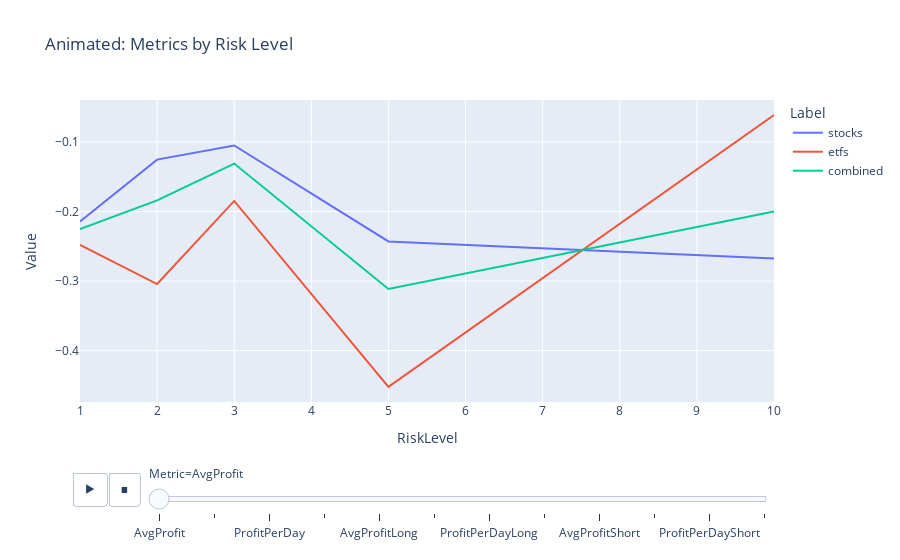

The notebook cell saved with this chart:
### Code cell
# Reshape for animation
melted = df.melt(id_vars=['Label', 'RiskLevel'], var_name='Metric', value_name='Value')

fig = px.line(melted, x='RiskLevel', y='Value', color='Label',
              animation_frame='Metric', title='Animated: Metrics by Risk Level')
fig.show()

### Figure 1 — Plotly figure (JSON) as saved in the notebook; plotly's stock layout.template omitted (floating-point values rounded to 4 significant figures)
{"data": [{"hovertemplate": "Label=stocks<br>Metric=AvgProfit<br>RiskLevel=%{x}<br>Value=%{y}<extra></extra>", "legendgroup": "stocks", "line": {"color": "#636efa", "dash": "solid"}, "marker": {"symbol": "circle"}, "mode": "lines", "name": "stocks", "orientation": "v", "showlegend": true, "type": "scatter", "x": [1, 2, 3, 5, 10], "xaxis": "x", "y": [-0.2144, -0.1255, -0.105, -0.243, -0.2675], "yaxis": "y"}, {"hovertemplate": "Label=etfs<br>Metric=AvgProfit<br>RiskLevel=%{x}<br>Value=%{y}<extra></extra>", "legendgroup": "etfs", "line": {"color": "#EF553B", "dash": "solid"}, "marker": {"symbol": "circle"}, "mode": "lines", "name": "etfs", "orientation": "v", "showlegend": true, "type": "scatter", "x": [1, 2, 3, 5, 10], "xaxis": "x", "y": [-0.248, -0.3043, -0.1848, -0.4522, -0.06142], "yaxis": "y"}, {"hovertemplate": "Label=combined<br>Metric=AvgProfit<br>RiskLevel=%{x}<br>Value=%{y}<extra></extra>", "legendgroup": "combined", "line": {"color": "#00cc96", "dash": "solid"}, "marker": {"symbol": "circle"}, "mode": "lines", "name": "combined", "orientation": "v", "showlegend": true, "type": "scatter", "x": [1, 2, 3, 5, 10], "xaxis": "x", "y": [-0.2254, -0.184, -0.1311, -0.3114, -0.2001], "yaxis": "y"}], "layout": {"legend": {"title": {"text": "Label"}, "tracegroupgap": 0}, "sliders": [{"active": 0, "currentvalue": {"prefix": "Metric="}, "len": 0.9, "pad": {"b": 10, "t": 60}, "steps": [{"args": [["AvgProfit"], {"frame": {"duration": 0, "redraw": false}, "fromcurrent": true, "mode": "immediate", "transition": {"duration": 0, "easing": "linear"}}], "label": "AvgProfit", "method": "animate"}, {"args": [["AvgHoldDays"], {"frame": {"duration": 0, "redraw": false}, "fromcurrent": true, "mode": "immediate", "transition": {"duration": 0, "easing": "linear"}}], "label": "AvgHoldDays", "method": "animate"}, {"args": [["ProfitPerDay"], {"frame": {"duration": 0, "redraw": false}, "fromcurrent": true, "mode": "immediate", "transition": {"duration": 0, "easing": "linear"}}], "label": "ProfitPerDay", "method": "animate"}, {"args": [["WinRate"], {"frame": {"duration": 0, "redraw": false}, "fromcurrent": true, "mode": "immediate", "transition": {"duration": 0, "easing": "linear"}}], "label": "WinRate", "method": "animate"}, {"args": [["AvgProfitLong"], {"frame": {"duration": 0, "redraw": false}, "fromcurrent": true, "mode": "immediate", "transition": {"duration": 0, "easing": "linear"}}], "label": "AvgProfitLong", "method": "animate"}, {"args": [["AvgHoldLong"], {"frame": {"duration": 0, "redraw": false}, "fromcurrent": true, "mode": "immediate", "transition": {"duration": 0, "easing": "linear"}}], "label": "AvgHoldLong", "method": "animate"}, {"args": [["ProfitPerDayLong"], {"frame": {"duration": 0, "redraw": false}, "fromcurrent": true, "mode": "immediate", "transition": {"duration": 0, "easing": "linear"}}], "label": "ProfitPerDayLong", "method": "animate"}, {"args": [["WinRateLong"], {"frame": {"duration": 0, "redraw": false}, "fromcurrent": true, "mode": "immediate", "transition": {"duration": 0, "easing": "linear"}}], "label": "WinRateLong", "method": "animate"}, {"args": [["AvgProfitShort"], {"frame": {"duration": 0, "redraw": false}, "fromcurrent": true, "mode": "immediate", "transition": {"duration": 0, "easing": "linear"}}], "label": "AvgProfitShort", "method": "animate"}, {"args": [["AvgHoldShort"], {"frame": {"duration": 0, "redraw": false}, "fromcurrent": true, "mode": "immediate", "transition": {"duration": 0, "easing": "linear"}}], "label": "AvgHoldShort", "method": "animate"}, {"args": [["ProfitPerDayShort"], {"frame": {"duration": 0, "redraw": false}, "fromcurrent": true, "mode": "immediate", "transition": {"duration": 0, "easing": "linear"}}], "label": "ProfitPerDayShort", "method": "animate"}, {"args": [["WinRateShort"], {"frame": {"duration": 0, "redraw": false}, "fromcurrent": true, "mode": "immediate", "transition": {"duration": 0, "easing": "linear"}}], "label": "WinRateShort", "method": "animate"}], "x": 0.1, "xanchor": "left", "y": 0, "yanchor": "top"}], "title": {"text": "Animated: Metrics by Risk Level"}, "updatemenus": [{"buttons": [{"args": [null, {"frame": {"duration": 500, "redraw": false}, "fromcurrent": true, "mode": "immediate", "transition": {"duration": 500, "easing": "linear"}}], "label": "&#9654;", "method": "animate"}, {"args": [[null], {"frame": {"duration": 0, "redraw": false}, "fromcurrent": true, "mode": "immediate", "transition": {"duration": 0, "easing": "linear"}}], "label": "&#9724;", "method": "animate"}], "direction": "left", "pad": {"r": 10, "t": 70}, "showactive": false, "type": "buttons", "x": 0.1, "xanchor": "right", "y": 0, "yanchor": "top"}], "xaxis": {"anchor": "y", "domain": [0, 1], "title": {"text": "RiskLevel"}}, "yaxis": {"anchor": "x", "domain": [0, 1], "title": {"text": "Value"}}}}
